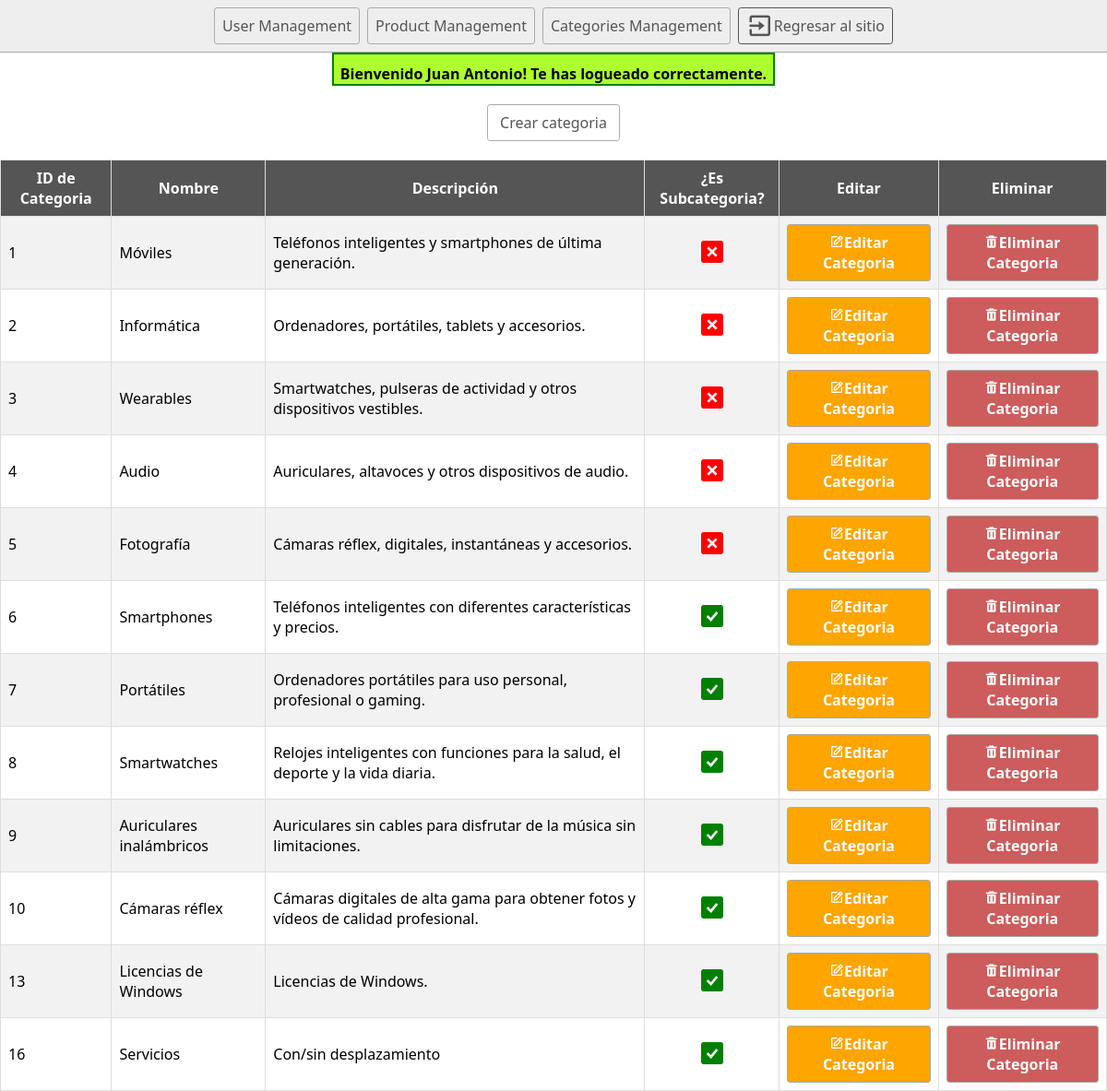
The page /adminZone/categories_management.php (signed in) on the database its author committed.
### tables this page shows
CREATE TABLE `db_admin_navbar_menus` (
  `var_menu_id` int(11) NOT NULL,
  `var_menu_name` varchar(100) NOT NULL,
  `var_menu_href` varchar(100) DEFAULT NULL,
  `var_has_submenu` tinyint(1) DEFAULT NULL,
  `var_is_submenu` tinyint(1) DEFAULT NULL,
  `var_menu_parent` int(11) DEFAULT NULL,
  `var_role` smallint(6) NOT NULL COMMENT 'Specifies the minimum role required.'
);

CREATE TABLE `db_shop_categories` (
  `var_code` int(11) NOT NULL COMMENT 'Stores Category ID',
  `var_category_name` varchar(50) NOT NULL COMMENT 'Stores category name',
  `var_category_description` varchar(100) DEFAULT NULL COMMENT 'Stores category desc.',
  `var_is_subcategory` tinyint(1) NOT NULL COMMENT 'Stores if it''s subcat.',
  `var_parent_category` int(11) DEFAULT NULL COMMENT 'Stores parent cat. if exists.'
);

### inc/modules/database/db_connect.php (called while the page is built)
<?php
function db()
{
    $db_user = "root";
    $db_password = "nerja123";
    $db_host = "db";
    $db_name = "proyectodef";
    $pdo_string = "mysql:dbname=$db_name;host=$db_host";
    try {
        return new PDO($pdo_string, $db_user, $db_password);
    } catch (PDOException $e) {
        echo "<div class='error'>Error on the database connection. :( </div><br> ";
        echo "Details: " . $e->getMessage();
    }
}

### adminZone/inc/modules/categories/inc_get_categories.php (called while the page is built, shortened)
<?
function getAllCategories()
{
    $query = "SELECT * FROM db_shop_categories";
    $preQuery = db()->prepare($query);
    $preQuery->execute();
    return $preQuery->fetchAll(PDO::FETCH_ASSOC);
}
?>

### adminZone/inc/sections/categories_listing.php (the view, shortened to what this page needs)
<main>
    <div class="tableContainer">
        <table>
            <tr>
                <th>
                    ID de Categoria
                </th>
                <th>
                    Nombre
                </th>
                <th>
                    Descripción
                </th>
                <th>
                    ¿Es Subcategoria?
                </th>
                <th>
                    Editar
                </th>
                <th>
                    Eliminar
                </th>
            </tr>
            <?
            $categories = getAllCategories();
            foreach ($categories as $category) {
                echo "<tr>";
                foreach ($category as $key => $data) {
                    if($key == "var_is_subcategory"){
                        echo "<td>";
                        if(!boolval($data)){
                            echo "<center><i class='bx bxs-x-square' style='color:red;font-size:2em'></i></center>";
                        }else{
                            echo "<center><i class='bx bxs-check-square'style='color:green;font-size: 2em;'></i></center>";
                        }
                        echo "</td>";
                    }else if( $key == "var_parent_category"){
                    }else{
                        echo "<td>";
                        echo $data;
                        echo "</td>";
                    }
                }
                echo "<td><a class='buttonWarning' href='category_modify.php?id=" . $category["var_code"] . "'><i class='bx bx-edit' ></i>Editar Categoria</a></td>";
                echo "<td><a class='buttonDanger deleteUser' href='categories_management.php?deleteCategory=" . $category["var_code"] . "'><i class='bx bxs-trash bx-tada-hover' ></i></i>Eliminar Categoria</a></td>";
                echo "</tr>";
            }
            ?>
        </table>
    </div>
</main>

### adminZone/categories_management.php (shortened to what this page needs)
<!DOCTYPE html>
<html lang="en">
<head>
    <link rel="stylesheet" href="inc/styles/main_style_admin.css">
</head>
<body>
    <? require_once("inc/sections/nav_bar.php"); ?>
    <? handleMessage(); ?>
    <div style="margin-top: 20px;text-align: center">
        <a href="create_category.php" class="buttonOne">Crear categoria</a>
    </div>
    <? require_once("inc/sections/categories_listing.php"); ?>
</body>
</html>

### adminZone/inc/sections/nav_bar.php
<nav class="main">
    <? insertNavBarMenu(); ?>
    <div>
        <a href="../index.php" class="returnNavButton"><i class='bx bx-exit bx-fade-left-hover' style="font-size: 30px;"></i> Regresar al sitio</a>
    </div>
</nav>

### adminZone/inc/modules/site_identity/inc_admin_nav.php (shortened to what this page needs)
<?
function insertNavBarMenu(){
    $menuItems = getMenuItems();
    foreach($menuItems as $item){
       echo "<a class='buttonOne' href='".$item[2]."'>".$item[1]."</a>";
    }
}
function getMenuItems(){
    $query = "SELECT * FROM db_admin_navbar_menus";
    $preQuery = db()->prepare($query);
    $preQuery->execute();
    return $preQuery->fetchAll();
}
?>

### adminZone/inc/modules/user_interactions/mod_message.php (shortened to what this page needs)
<?
function handleMessage()
{
    if (isset($_SESSION["message"])) {
        $messageArray = $_SESSION["message"];
        $finalMessage = "<div id='message'>";
        foreach ($messageArray as $key => $message) {
            if ($message[1] == 1) {
                $finalMessage .= "<span class='error'>" . $message[0] . "</span>";
            } else if ($message[1] == 0) {
                $finalMessage .= "<span class='success'>" . $message[0] . "</span>";
            }
        }
        echo $finalMessage."</div>";
    }
}

### adminZone/inc/styles/main_style_admin.css (style rules this page uses)
* { box-sizing: border-box; font-family: system-ui, -apple-system, BlinkMacSystemFont, 'Segoe UI', Roboto, Oxygen, Ubuntu, Cantarell, 'Open Sans', 'Helvetica Neue', sans-serif; margin: 0; padding: 0; }
html, body { height: 100%; }
nav.main { align-items: center; background-color: #eee; border-bottom: solid 1px #aaa; display: flex; flex-wrap: wrap; gap: 0.5rem; justify-content: center; padding: 0.5rem; width: 100%; }
.buttonOne { border: solid 1px #aaa; border-radius: 0.2rem; color: #555; display: inline-block; min-width: 9rem; padding: 0.5rem; text-align: center; text-decoration: none; }
.returnNavButton:link { align-items: center; border: solid 1px #555; border-radius: 0.2rem; color: #555; display: inline-block; display: flex; height: 2.5rem; padding: 0.5rem; text-align: center; text-decoration: none; text-decoration: none; }
.buttonDanger { border: solid 1px #aaa; border-radius: 0.2rem; color: crimson; display: inline-block; min-width: 9rem; padding: 0.5rem; text-align: center; text-decoration: none; color: white; font-weight: bold; background-color: indianred; }
.buttonWarning { border: solid 1px #aaa; border-radius: 0.2rem; color: goldenrod; display: inline-block; min-width: 9rem; padding: 0.5rem; text-align: center; text-decoration: none; color: white; font-weight: bold; background-color: orange; }
#message { align-content: center; display: flex; justify-content: center; margin: auto; min-width: fit-content; text-align: center; width: 40%; }
#message:has(.success) { background-color: greenyellow; border: 2px solid green; font-weight: bold; }
.tableContainer { overflow: scroll; }
.tableContainer table { margin: auto; margin-top: 20px; width: auto; border-collapse: collapse; }
.tableContainer th { background-color: #555; color: white; padding: 10px; font-weight: bold; }
.tableContainer td, .tableContainer th { border: 1px solid #ddd; padding: 8px; }
.tableContainer tr:nth-child(even) { background-color: #f2f2f2; }
span { font-weight: bold; margin-top: 10px; }

### rows shown on the page
db_admin_navbar_menus: var_menu_name "User Management"
db_admin_navbar_menus: var_menu_name "Product Management"
db_admin_navbar_menus: var_menu_name "Categories Management"
db_shop_categories: var_code "1", var_category_name "Móviles", var_category_description "Teléfonos inteligentes y smartphones de última generación.", var_is_subcategory 0 (drawn)
db_shop_categories: var_code "2", var_category_name "Informática", var_category_description "Ordenadores, portátiles, tablets y accesorios.", var_is_subcategory 0 (drawn)
db_shop_categories: var_code "3", var_category_name "Wearables", var_category_description "Smartwatches, pulseras de actividad y otros dispositivos vestibles.", var_is_subcategory 0 (drawn)
db_shop_categories: var_code "4", var_category_name "Audio", var_category_description "Auriculares, altavoces y otros dispositivos de audio.", var_is_subcategory 0 (drawn)
db_shop_categories: var_code "5", var_category_name "Fotografía", var_category_description "Cámaras réflex, digitales, instantáneas y accesorios.", var_is_subcategory 0 (drawn)
db_shop_categories: var_code "6", var_category_name "Smartphones", var_category_description "Teléfonos inteligentes con diferentes características y precios.", var_is_subcategory 1 (drawn)
db_shop_categories: var_code "7", var_category_name "Portátiles", var_category_description "Ordenadores portátiles para uso personal, profesional o gaming.", var_is_subcategory 1 (drawn)
db_shop_categories: var_code "8", var_category_name "Smartwatches", var_category_description "Relojes inteligentes con funciones para la salud, el deporte y la vida diaria.", var_is_subcategory 1 (drawn)
db_shop_categories: var_code "9", var_category_name "Auriculares inalámbricos", var_category_description "Auriculares sin cables para disfrutar de la música sin limitaciones.", var_is_subcategory 1 (drawn)
db_shop_categories: var_code "10", var_category_name "Cámaras réflex", var_category_description "Cámaras digitales de alta gama para obtener fotos y vídeos de calidad profesional.", var_is_subcategory 1 (drawn)
db_shop_categories: var_code "13", var_category_name "Licencias de Windows", var_category_description "Licencias de Windows.", var_is_subcategory 1 (drawn)
db_shop_categories: var_code "16", var_category_name "Servicios", var_category_description "Con/sin desplazamiento", var_is_subcategory 1 (drawn)

### other values the page prints
$message[0] "Bienvenido Juan Antonio! Te has logueado correctamente."
